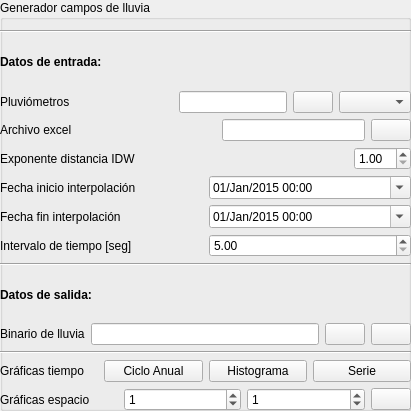
               <widget class="QGroupBox" name="groupBox_7">
                <property name="geometry">
                 <rect>
                  <x>0</x>
                  <y>0</y>
                  <width>411</width>
                  <height>411</height>
                 </rect>
                </property>
                <property name="title">
                 <string>Generador campos de lluvia</string>
                </property>
                <widget class="QWidget" name="layoutWidget_6">
                 <property name="geometry">
                  <rect>
                   <x>0</x>
                   <y>30</y>
                   <width>411</width>
                   <height>381</height>
                  </rect>
                 </property>
                 <layout class="QVBoxLayout" name="verticalLayout_13">
                  <item>
                   <widget class="Line" name="line_7">
                    <property name="orientation">
                     <enum>Qt::Horizontal</enum>
                    </property>
                   </widget>
                  </item>
                  <item>
                   <widget class="QLabel" name="label_21">
                    <property name="minimumSize">
                     <size>
                      <width>0</width>
                      <height>10</height>
                     </size>
                    </property>
                    <property name="font">
                     <font>
                      <weight>75</weight>
                      <bold>true</bold>
                     </font>
                    </property>
                    <property name="text">
                     <string>Datos de entrada:</string>
                    </property>
                   </widget>
                  </item>
                  <item>
                   <layout class="QHBoxLayout" name="horizontalLayout_29">
                    <item>
                     <widget class="QLabel" name="label_22">
                      <property name="toolTip">
                       <string>Vectorial con los puntos de los pluviometros a interpolar.</string>
                      </property>
                      <property name="whatsThis">
                       <string>Vectorial con los puntos de los pluviometros a interpolar.</string>
                      </property>
                      <property name="text">
                       <string>Pluviómetros</string>
                      </property>
                     </widget>
                    </item>
                    <item>
                     <spacer name="horizontalSpacer_16">
                      <property name="orientation">
                       <enum>Qt::Horizontal</enum>
                      </property>
                      <property name="sizeHint" stdset="0">
                       <size>
                        <width>10</width>
                        <height>20</height>
                       </size>
                      </property>
                     </spacer>
                    </item>
                    <item>
                     <widget class="QLineEdit" name="PathInHydro_Interpol_Pluvios">
                      <property name="readOnly">
                       <bool>false</bool>
                      </property>
                     </widget>
                    </item>
                    <item>
                     <widget class="QPushButton" name="Boton_HidroLoad_Pluvios">
                      <property name="text">
                       <string/>
                      </property>
                      <property name="icon">
                       <iconset resource="resources.qrc">
                        <normaloff>:/plugins/HydroSEDPlugin/icons/folder.png</normaloff>:/plugins/HydroSEDPlugin/icons/folder.png</iconset>
                      </property>
                     </widget>
                    </item>
                    <item>
                     <widget class="QComboBox" name="comboBox_Interpol"/>
                    </item>
                   </layout>
                  </item>
                  <item>
                   <layout class="QHBoxLayout" name="horizontalLayout_31">
                    <item>
                     <widget class="QLabel" name="label_27">
                      <property name="toolTip">
                       <string>Archivo de excel con las series de tiempo de los puntos a interpolar.</string>
                      </property>
                      <property name="whatsThis">
                       <string>Archivo de excel con las series de tiempo de los puntos a interpolar.</string>
                      </property>
                      <property name="text">
                       <string>Archivo excel</string>
                      </property>
                     </widget>
                    </item>
                    <item>
                     <spacer name="horizontalSpacer_17">
                      <property name="orientation">
                       <enum>Qt::Horizontal</enum>
                      </property>
                      <property name="sizeHint" stdset="0">
                       <size>
                        <width>10</width>
                        <height>20</height>
                       </size>
                      </property>
                     </spacer>
                    </item>
                    <item>
                     <widget class="QLineEdit" name="PathInHydro_Interpol_Serie">
                      <property name="readOnly">
                       <bool>false</bool>
                      </property>
                     </widget>
                    </item>
                    <item>
                     <widget class="QPushButton" name="Boton_HidroLoad_Serie">
                      <property name="enabled">
                       <bool>true</bool>
                      </property>
                      <property name="maximumSize">
                       <size>
                        <width>100</width>
                        <height>16777215</height>
                       </size>
                      </property>
                      <property name="toolTip">
                       <string>Establecer archivo de excel a utilizar.</string>
                      </property>
                      <property name="whatsThis">
                       <string>Establecer archivo de excel a utilizar.</string>
                      </property>
                      <property name="text">
                       <string/>
                      </property>
                      <property name="icon">
                       <iconset resource="resources.qrc">
                        <normaloff>:/plugins/HydroSEDPlugin/icons/folder.png</normaloff>:/plugins/HydroSEDPlugin/icons/folder.png</iconset>
                      </property>
                     </widget>
                    </item>
                   </layout>
                  </item>
                  <item>
                   <layout class="QHBoxLayout" name="horizontalLayout_34">
                    <item>
                     <widget class="QLabel" name="label_29">
                      <property name="toolTip">
                       <string>Exponente para ponderar la distancia en la metodología IDW.</string>
                      </property>
                      <property name="whatsThis">
                       <string>Exponente para ponderar la distancia en la metodología IDW.</string>
                      </property>
                      <property name="text">
                       <string>Exponente distancia IDW</string>
                      </property>
                     </widget>
                    </item>
                    <item>
                     <spacer name="horizontalSpacer_20">
                      <property name="orientation">
                       <enum>Qt::Horizontal</enum>
                      </property>
                      <property name="sizeHint" stdset="0">
                       <size>
                        <width>10</width>
                        <height>20</height>
                       </size>
                      </property>
                     </spacer>
                    </item>
                    <item>
                     <widget class="QDoubleSpinBox" name="Interpol_SpinBox_expIDW">
                      <property name="minimumSize">
                       <size>
                        <width>50</width>
                        <height>0</height>
                       </size>
                      </property>
                      <property name="decimals">
                       <number>2</number>
                      </property>
                      <property name="minimum">
                       <double>1.000000000000000</double>
                      </property>
                      <property name="maximum">
                       <double>20.000000000000000</double>
                      </property>
                      <property name="value">
                       <double>1.000000000000000</double>
                      </property>
                     </widget>
                    </item>
                   </layout>
                  </item>
                  <item>
                   <layout class="QHBoxLayout" name="horizontalLayout_50">
                    <item>
                     <widget class="QLabel" name="label_50">
                      <property name="text">
                       <string>Fecha inicio interpolación</string>
                      </property>
                     </widget>
                    </item>
                    <item>
                     <widget class="QDateTimeEdit" name="Interpol_DateTimeStart">
                      <property name="date">
                       <date>
                        <year>2015</year>
                        <month>1</month>
                        <day>1</day>
                       </date>
                      </property>
                      <property name="displayFormat">
                       <string>dd/MMM/yyyy HH:mm</string>
                      </property>
                      <property name="calendarPopup">
                       <bool>true</bool>
                      </property>
                     </widget>
                    </item>
                   </layout>
                  </item>
                  <item>
                   <layout class="QHBoxLayout" name="horizontalLayout_51">
                    <item>
                     <widget class="QLabel" name="label_51">
                      <property name="text">
                       <string>Fecha fin interpolación</string>
                      </property>
                     </widget>
                    </item>
                    <item>
                     <widget class="QDateTimeEdit" name="Interpol_DateTimeEnd">
                      <property name="date">
                       <date>
                        <year>2015</year>
                        <month>1</month>
                        <day>1</day>
                       </date>
                      </property>
                      <property name="displayFormat">
                       <string>dd/MMM/yyyy HH:mm</string>
                      </property>
                      <property name="calendarPopup">
                       <bool>true</bool>
                      </property>
                     </widget>
                    </item>
                   </layout>
                  </item>
                  <item>
                   <layout class="QHBoxLayout" name="horizontalLayout_61">
                    <item>
                     <widget class="QLabel" name="label_65">
                      <property name="text">
                       <string>Intervalo de tiempo [seg]</string>
                      </property>
                     </widget>
                    </item>
                    <item>
                     <widget class="QDoubleSpinBox" name="Interpol_SpinBox_delta">
                      <property name="minimum">
                       <double>5.000000000000000</double>
                      </property>
                      <property name="maximum">
                       <double>999999999.000000000000000</double>
                      </property>
                     </widget>
                    </item>
                   </layout>
                  </item>
                  <item>
                   <widget class="Line" name="line_11">
                    <property name="orientation">
                     <enum>Qt::Horizontal</enum>
                    </property>
                   </widget>
                  </item>
                  <item>
                   <widget class="QLabel" name="label_24">
                    <property name="font">
                     <font>
                      <weight>75</weight>
                      <bold>true</bold>
                     </font>
                    </property>
                    <property name="text">
                     <string>Datos de salida:</string>
                    </property>
                    <property name="textFormat">
                     <enum>Qt::AutoText</enum>
                    </property>
                   </widget>
                  </item>
                  <item>
                   <layout class="QHBoxLayout" name="horizontalLayout_32">
                    <item>
                     <widget class="QLabel" name="label_28">
                      <property name="toolTip">
                       <string>Ruta de guardado del binario de fortran con la serie de precipitación interpolada.</string>
                      </property>
                      <property name="whatsThis">
                       <string>Ruta de guardado del binario de fortran con la serie de precipitación interpolada.</string>
                      </property>
                      <property name="text">
                       <string>Binario de lluvia</string>
                      </property>
                     </widget>
                    </item>
                    <item>
                     <widget class="QLineEdit" name="PathOutHydro_Interpol">
                      <property name="whatsThis">
                       <string>Ruta de guardado</string>
                      </property>
                      <property name="readOnly">
                       <bool>false</bool>
                      </property>
                     </widget>
                    </item>
                    <item>
                     <widget class="QPushButton" name="Button_HidroSaveInterpol">
                      <property name="whatsThis">
                       <string>Establecer ruta de guardado del binario de lluvia.</string>
                      </property>
                      <property name="text">
                       <string/>
                      </property>
                      <property name="icon">
                       <iconset resource="resources.qrc">
                        <normaloff>:/plugins/HydroSEDPlugin/icons/folder.png</normaloff>:/plugins/HydroSEDPlugin/icons/folder.png</iconset>
                      </property>
                     </widget>
                    </item>
                    <item>
                     <widget class="QPushButton" name="Button_Ejec_HidroInterpol">
                      <property name="toolTip">
                       <string>Ejecuta la interpolación para la cuenca con los parámetros dados.</string>
                      </property>
                      <property name="whatsThis">
                       <string>Ejecuta la interpolación para la cuenca con los parámetros dados.</string>
                      </property>
                      <property name="text">
                       <string/>
                      </property>
                      <property name="icon">
                       <iconset resource="resources.qrc">
                        <normaloff>:/plugins/HydroSEDPlugin/icons/play.png</normaloff>:/plugins/HydroSEDPlugin/icons/play.png</iconset>
                      </property>
                     </widget>
                    </item>
                   </layout>
                  </item>
                  <item>
                   <widget class="Line" name="line_12">
                    <property name="orientation">
                     <enum>Qt::Horizontal</enum>
                    </property>
                   </widget>
                  </item>
                  <item>
                   <layout class="QHBoxLayout" name="horizontalLayout_33">
                    <item>
                     <widget class="QLabel" name="label_66">
                      <property name="toolTip">
                       <string>Ruta de guardado del binario de fortran con la serie de precipitación interpolada.</string>
                      </property>
                      <property name="whatsThis">
                       <string>Ruta de guardado del binario de fortran con la serie de precipitación interpolada.</string>
                      </property>
                      <property name="text">
                       <string>Gráficas tiempo</string>
                      </property>
                     </widget>
                    </item>
                    <item>
                     <widget class="QPushButton" name="Button_InterpolCiclo">
                      <property name="minimumSize">
                       <size>
                        <width>20</width>
                        <height>0</height>
                       </size>
                      </property>
                      <property name="toolTip">
                       <string>Ejecuta la interpolación para la cuenca con los parámetros dados.</string>
                      </property>
                      <property name="whatsThis">
                       <string>Ejecuta la interpolación para la cuenca con los parámetros dados.</string>
                      </property>
                      <property name="text">
                       <string>Ciclo Anual</string>
                      </property>
                     </widget>
                    </item>
                    <item>
                     <widget class="QPushButton" name="Button_InterpolHistogram">
                      <property name="minimumSize">
                       <size>
                        <width>10</width>
                        <height>0</height>
                       </size>
                      </property>
                      <property name="toolTip">
                       <string>Ejecuta la interpolación para la cuenca con los parámetros dados.</string>
                      </property>
                      <property name="whatsThis">
                       <string>Ejecuta la interpolación para la cuenca con los parámetros dados.</string>
                      </property>
                      <property name="text">
                       <string>Histograma</string>
                      </property>
                     </widget>
                    </item>
                    <item>
                     <widget class="QPushButton" name="Button_InterpolSerieView">
                      <property name="minimumSize">
                       <size>
                        <width>20</width>
                        <height>0</height>
                       </size>
                      </property>
                      <property name="maximumSize">
                       <size>
                        <width>100</width>
                        <height>16777215</height>
                       </size>
                      </property>
                      <property name="toolTip">
                       <string>Ejecuta la interpolación para la cuenca con los parámetros dados.</string>
                      </property>
                      <property name="whatsThis">
                       <string>Ejecuta la interpolación para la cuenca con los parámetros dados.</string>
                      </property>
                      <property name="text">
                       <string>Serie</string>
                      </property>
                     </widget>
                    </item>
                   </layout>
                  </item>
                  <item>
                   <layout class="QHBoxLayout" name="horizontalLayout_62">
                    <item>
                     <widget class="QLabel" name="label_67">
                      <property name="toolTip">
                       <string>Ruta de guardado del binario de fortran con la serie de precipitación interpolada.</string>
                      </property>
                      <property name="whatsThis">
                       <string>Ruta de guardado del binario de fortran con la serie de precipitación interpolada.</string>
                      </property>
                      <property name="text">
                       <string>Gráficas espacio</string>
                      </property>
                     </widget>
                    </item>
                    <item>
                     <widget class="QDoubleSpinBox" name="spinBoxCampoInicio">
                      <property name="minimumSize">
                       <size>
                        <width>20</width>
                        <height>0</height>
                       </size>
                      </property>
                      <property name="whatsThis">
                       <string>Entrada del binario de lluvia a visualizar.</string>
                      </property>
                      <property name="decimals">
                       <number>0</number>
                      </property>
                      <property name="minimum">
                       <double>0.000000000000000</double>
                      </property>
                      <property name="maximum">
                       <double>10000000.000000000000000</double>
                      </property>
                      <property name="value">
                       <double>1.000000000000000</double>
                      </property>
                     </widget>
                    </item>
                    <item>
                     <widget class="QDoubleSpinBox" name="spinBoxCampoFin">
                      <property name="minimumSize">
                       <size>
                        <width>50</width>
                        <height>0</height>
                       </size>
                      </property>
                      <property name="whatsThis">
                       <string>Entrada del binario de lluvia a visualizar.</string>
                      </property>
                      <property name="decimals">
                       <number>0</number>
                      </property>
                      <property name="minimum">
                       <double>0.000000000000000</double>
                      </property>
                      <property name="maximum">
                       <double>10000000.000000000000000</double>
                      </property>
                      <property name="value">
                       <double>1.000000000000000</double>
                      </property>
                     </widget>
                    </item>
                    <item>
                     <widget class="QPushButton" name="Button_InterpolViewField">
                      <property name="enabled">
                       <bool>true</bool>
                      </property>
                      <property name="maximumSize">
                       <size>
                        <width>40</width>
                        <height>16777215</height>
                       </size>
                      </property>
                      <property name="whatsThis">
                       <string>Visualiza una entrada del binario de lluvia interpolado.</string>
                      </property>
                      <property name="text">
                       <string/>
                      </property>
                      <property name="icon">
                       <iconset resource="resources.qrc">
                        <normaloff>:/plugins/HydroSEDPlugin/icons/icono-ver.png</normaloff>:/plugins/HydroSEDPlugin/icons/icono-ver.png</iconset>
                      </property>
                     </widget>
                    </item>
                   </layout>
                  </item>
                 </layout>
                </widget>
               </widget>
